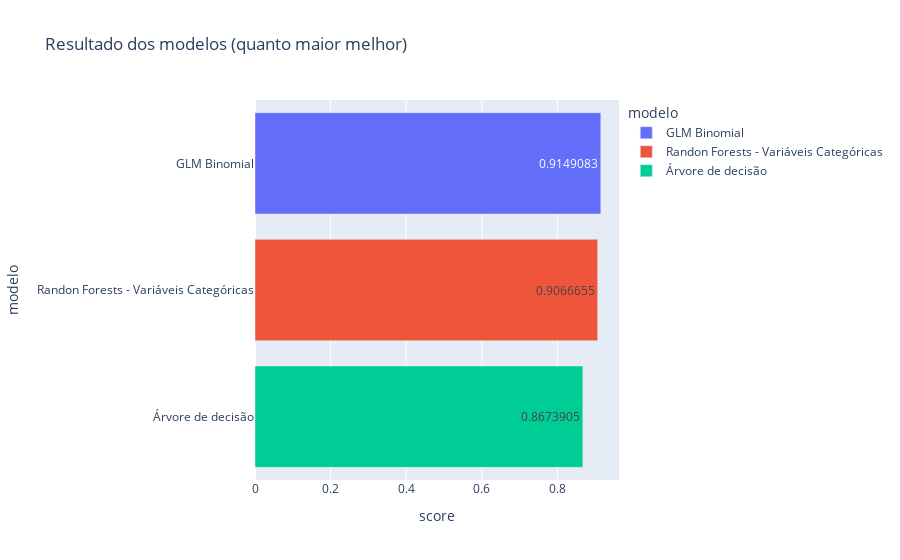

The notebook cell saved with this chart:
### Code cell
from sklearn.ensemble import RandomForestClassifier 

modelo = RandomForestClassifier(
    n_estimators= 50, 
    criterion='entropy', 
    random_state = 0
)

modelo.fit(x_dados_treino, y_dados_treino)

previsoes = modelo.predict(x_dados_teste)

control_scores('Random Forests - Variáveis Categóricas', accuracy_score(y_dados_teste, previsoes))

### Figure 1 — Plotly figure (JSON) as saved in the notebook; plotly's stock layout.template omitted (floating-point values rounded to 4 significant figures)
{"data": [{"alignmentgroup": "True", "hovertemplate": "modelo=%{y}<br>score=%{x}<extra></extra>", "legendgroup": "GLM Binomial", "marker": {"color": "#636efa", "pattern": {"shape": ""}}, "name": "GLM Binomial", "offsetgroup": "GLM Binomial", "orientation": "h", "showlegend": true, "textposition": "auto", "texttemplate": "%{x}", "type": "bar", "x": [0.9149], "xaxis": "x", "y": ["GLM Binomial"], "yaxis": "y"}, {"alignmentgroup": "True", "hovertemplate": "modelo=%{y}<br>score=%{x}<extra></extra>", "legendgroup": "Randon Forests - Variáveis Categóricas", "marker": {"color": "#EF553B", "pattern": {"shape": ""}}, "name": "Randon Forests - Variáveis Categóricas", "offsetgroup": "Randon Forests - Variáveis Categóricas", "orientation": "h", "showlegend": true, "textposition": "auto", "texttemplate": "%{x}", "type": "bar", "x": [0.9067], "xaxis": "x", "y": ["Randon Forests - Variáveis Categóricas"], "yaxis": "y"}, {"alignmentgroup": "True", "hovertemplate": "modelo=%{y}<br>score=%{x}<extra></extra>", "legendgroup": "Árvore de decisão", "marker": {"color": "#00cc96", "pattern": {"shape": ""}}, "name": "Árvore de decisão", "offsetgroup": "Árvore de decisão", "orientation": "h", "showlegend": true, "textposition": "auto", "texttemplate": "%{x}", "type": "bar", "x": [0.8674], "xaxis": "x", "y": ["Árvore de decisão"], "yaxis": "y"}], "layout": {"barmode": "relative", "legend": {"title": {"text": "modelo"}, "tracegroupgap": 0}, "title": {"text": "Resultado dos modelos (quanto maior melhor)"}, "xaxis": {"anchor": "y", "domain": [0, 1], "title": {"text": "score"}}, "yaxis": {"anchor": "x", "categoryarray": ["Árvore de decisão", "Randon Forests - Variáveis Categóricas", "GLM Binomial"], "categoryorder": "array", "domain": [0, 1], "title": {"text": "modelo"}}}}
